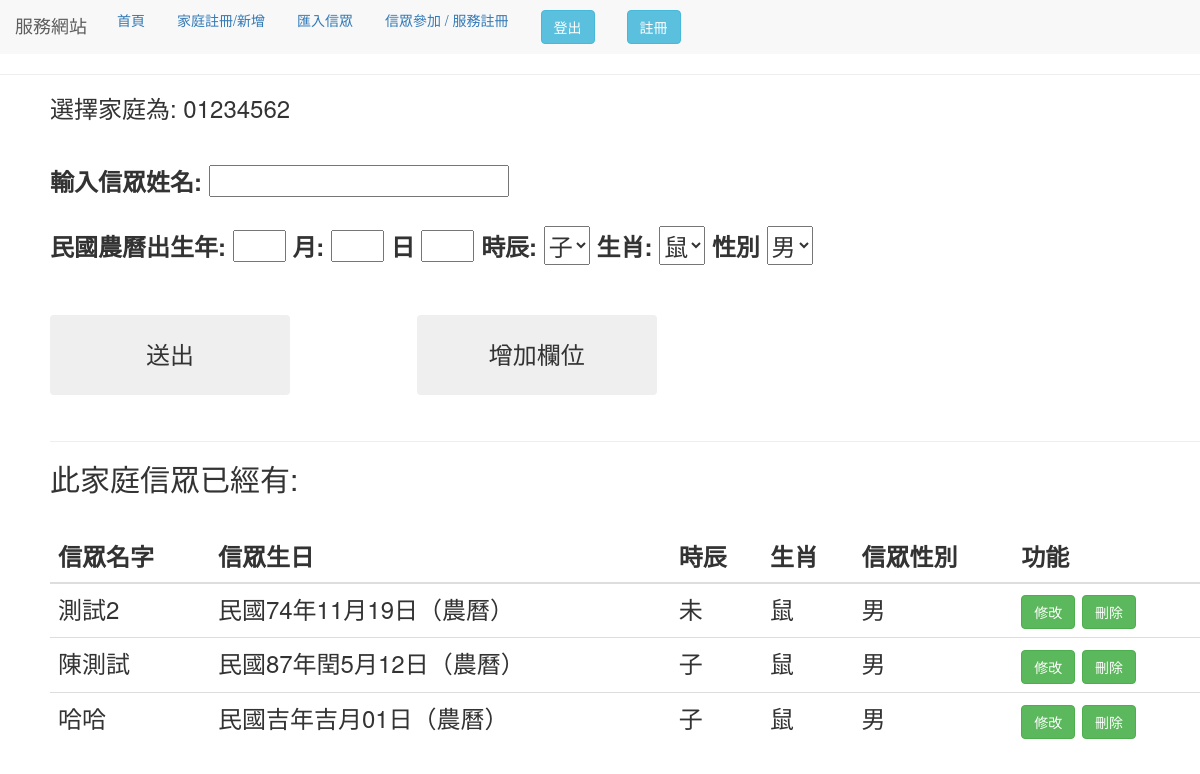
Screenshot of /home/38 (signed in) with the database file from the repository.
### use_app/models.py (models this page shows)
class Home(models.Model):
    address = models.CharField(verbose_name='地址', max_length=100)
    home_phone = models.CharField(verbose_name='家庭電話', max_length=100)
    class Meta:
        verbose_name_plural = '家庭資料庫'

class People_data(models.Model):
    name = models.CharField(verbose_name='輸入姓名', max_length=10)
    birthday = models.CharField(verbose_name='西元生日',
                                max_length=20)  # default = timezone.now
    time = models.CharField(max_length=5)
    animal = models.CharField(max_length=3)
    gender = models.CharField(verbose_name='性別',
                              max_length=32,
                              choices=(('male', '男'), ('female', '女')),
                              default="男")
    home_id = models.CharField(max_length=10)
    class Meta:
        verbose_name_plural = '香客資料庫'

### use_app/views.py (the view, shortened to what this page needs)
# urls.py: path("home/<int:pk>",views.people_form,name= "home"),
@login_required(login_url='/use_login')
def people_form(request, pk):
    form = peopleform(request.POST or None)
    fix_form = fix_peopleform(None)
    x_try = Home.objects.get(pk=pk).home_phone
    title_one = "信眾名字"
    title_two = "信眾生日"
    title_three = "信眾性別"
    get_x = "此家庭信眾"
    people_all = People_data.objects.filter(home_id=pk)
    context = locals()
    return render(request, "people_add.html", context)

### use_app/views.py (called while the page is built)
@django.template.defaulttags.register.filter
def BeautifyDateStr(value):
    arr = value.split("-")
    try:
        year = int(arr[0])
    except:
        year = arr[0]
    try:
        month = int(arr[1])
        month = '0' + str(month) if month < 10 else month
    except:
        month = arr[1]
    try:
        day = int(arr[2])
        day = '0' + str(day) if day < 10 else day
    except:
        day = arr[2]
    return "民國" + str(year) + "年" + str(month) + "月" + str(day) + "日（農曆）"

### templates/people_add.html (shortened to what this page needs)
{% extends "base.html" %} {% block title %} 表單 {% endblock %} {% block form %}
<head>
    <link rel="stylesheet" href="//code.jquery.com/ui/1.12.1/themes/base/jquery-ui.css">
</head>
<body>
    <div style="margin-left:50px;">
        <form method='POST' enctype="multipart/form-data">
            {% csrf_token %} 選擇家庭為: {{x_try}} <br>
            <br>
            <div id="use" style="margin-bottom:5vmin">
                <label for="id_name" style="margin-top:20px">輸入信眾姓名:</label>
                {{ form.name }}
                <br><br>
                <label for="id_birthday_y">民國農曆出生年: </label>
                {{form.birthday_y}}
                <label for="id_birthday_m">月:</label>
                {{form.birthday_m}}
                <label for="id_birthday_d">日</label>
                {{form.birthday_d}}
                <label for="id_time">時辰:</label>
                {{form.time}}
                <label for="id_animal">生肖:</label>
                {{form.animal}}
                <label for="id_x_gender">性別</label>
                {{form.gender}}
            </div>
            <div style="margin-top:50px">
                <input style="width:20vw;height: 10vh;font-size:100%;" class="btn btn-outline-dark" type="submit"
                    value="送出" />
                <button type="button" style="width:20vw;height: 10vh;font-size:100%; margin-left:10vw;"
                    class=" btn btn-outline-dark" onclick="ShowMeDate()">增加欄位</button>
            </div>
        </form>
        <br>
        <hr>
        <h2>{{ get_x }}已經有:</h2>
        {% if people_all %}
        <br>
        <table class="table">
            <thead>
                <tr>
                    <th scope="col">{{title_one}}</th>
                    <th scope="col">{{title_two}}</th>
                    <th scope="col">時辰</th>
                    <th scope="col">生肖</th>
                    <th scope="col">{{title_three}}</th>
                    <th scope="col">功能</th>
            </thead>
            <tbody>
                {% for c in people_all %}
                <tr>
                    <td id={{c.name}}> {{ c.name }} </td>
                    <td id={{c.name}}{{c.birthday}}>{{c.birthday|BeautifyDateStr}}</td>
                    <td>{{c.time}}</td>
                    <td id={{c.animal}}> {{ c.animal }} </td>
                    {% if c.gender == "female" %}
                    <td id={{c.name}}{{c.gender}}> 女 </td>
                    {% else %}
                    <td id={{c.name}}{{c.gender}}> 男 </td>
                    {% endif %}
                    <td>
                        <button class="btn btn-success fix"
                            value="{{c.name}}/{{c.gender}}/{{c.birthday}}/{{c.home_id}}/{{c.time}}/{{c.animal}}">
                            修改</button>
                        <a href="home_del/{{c.home_id}}/{{c.pk}}"> <button class="btn btn-success del"
                                value="{{c.home_id}}▲{{c.name}}"> 刪除</button> </a>
                    </td>
                </tr>
                {% endfor %}
            </tbody>
        </table>
        {% else %}
        <p>無資料</p>
        {% endif %}
    </div>
</body>
{% endblock %}

### rows the page displays
Home: home_phone "01234562"
People_data: name "測試2", birthday|BeautifyDateStr "民國74年11月19日（農曆）", time "未", animal "鼠"
People_data: name "陳測試", birthday|BeautifyDateStr "民國87年閏5月12日（農曆）", time "子", animal "鼠"
People_data: name "哈哈", birthday|BeautifyDateStr "民國吉年吉月01日（農曆）", time "子", animal "鼠"

### other values shown
{{ get_x }} "此家庭信眾"
{{ title_one }} "信眾名字"
{{ title_two }} "信眾生日"
{{ title_three }} "信眾性別"
